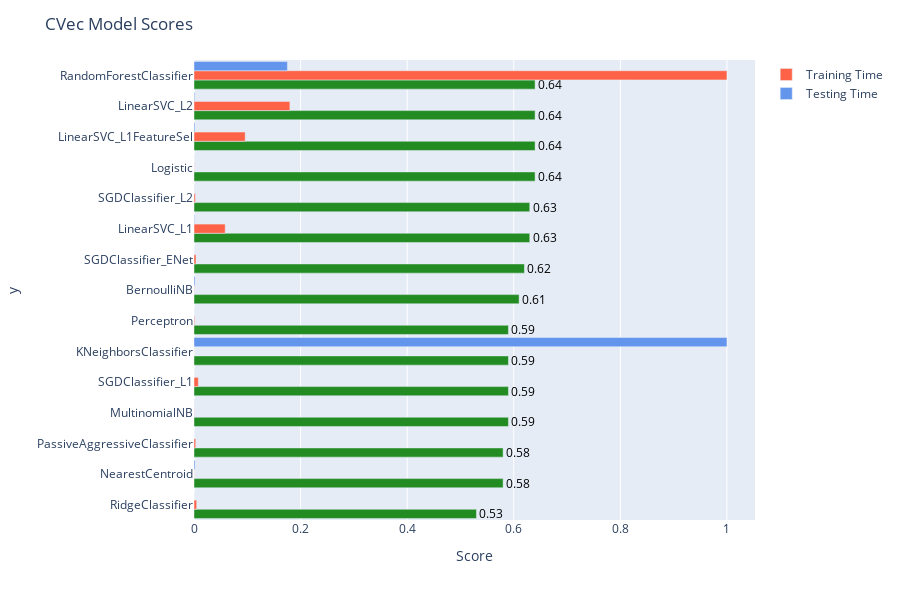

The notebook cell this image was saved under:
### Code cell
import plotly.express as px

fig = px.bar(df, y=models,
                x=df.Score,
                #name='Score',
                     orientation='h',
               color_discrete_sequence=['forestgreen']*len(df), 
             text='Score')

fig.add_trace(go.Bar(y=models,
                x=training,
                name='Training Time',
                     orientation='h',
                marker_color='tomato'
                     
                ))

fig.add_trace(go.Bar(y=models,
                x=testing,
                name='Testing Time',
                     orientation='h',
                marker_color='cornflowerblue'
                     
                ))
fig.update_layout(barmode='group')

#fig.update_traces(texttemplate='%{text:.2f}', textposition='outside')
fig.update_traces(textfont_color='black', textposition='outside')
fig.update_layout(height = 600,
    title='CVec Model Scores', uniformtext_minsize=10, uniformtext_mode='show', bargap=0.1)


fig.show()

### Figure 1 — Plotly figure (JSON) as saved in the notebook; plotly's stock layout.template omitted (floating-point values rounded to 4 significant figures)
{"data": [{"alignmentgroup": "True", "hovertemplate": "Score=%{text}<br>y=%{y}<extra></extra>", "legendgroup": "", "marker": {"color": "forestgreen"}, "name": "", "offsetgroup": "", "orientation": "h", "showlegend": false, "text": [0.53, 0.58, 0.58, 0.59, 0.59, 0.59, 0.59, 0.61, 0.62, 0.63, 0.63, 0.64, 0.64, 0.64, 0.64], "textfont": {"color": "black"}, "textposition": "outside", "type": "bar", "x": [0.53, 0.58, 0.58, 0.59, 0.59, 0.59, 0.59, 0.61, 0.62, 0.63, 0.63, 0.64, 0.64, 0.64, 0.64], "xaxis": "x", "y": ["RidgeClassifier", "NearestCentroid", "PassiveAggressiveClassifier", "MultinomialNB", "SGDClassifier_L1", "KNeighborsClassifier", "Perceptron", "BernoulliNB", "SGDClassifier_ENet", "LinearSVC_L1", "SGDClassifier_L2", "Logistic", "LinearSVC_L1FeatureSel", "LinearSVC_L2", "RandomForestClassifier"], "yaxis": "y"}, {"marker": {"color": "tomato"}, "name": "Training Time", "orientation": "h", "textfont": {"color": "black"}, "textposition": "outside", "type": "bar", "x": [0.004982, 0.0002524, 0.003184, 0.0004715, 0.008049, 0.0001371, 0.001284, 0.0004541, 0.003796, 0.05852, 0.002441, 0.0004395, 0.09609, 0.1799, 1], "y": ["RidgeClassifier", "NearestCentroid", "PassiveAggressiveClassifier", "MultinomialNB", "SGDClassifier_L1", "KNeighborsClassifier", "Perceptron", "BernoulliNB", "SGDClassifier_ENet", "LinearSVC_L1", "SGDClassifier_L2", "Logistic", "LinearSVC_L1FeatureSel", "LinearSVC_L2", "RandomForestClassifier"]}, {"marker": {"color": "cornflowerblue"}, "name": "Testing Time", "orientation": "h", "textfont": {"color": "black"}, "textposition": "outside", "type": "bar", "x": [0.0001191, 0.001953, 0.0001415, 0.0002365, 0.0001399, 1, 0.0002227, 0.001867, 0.0001907, 0.001057, 0.0002967, 0.0001033, 0.001705, 0.001377, 0.1752], "y": ["RidgeClassifier", "NearestCentroid", "PassiveAggressiveClassifier", "MultinomialNB", "SGDClassifier_L1", "KNeighborsClassifier", "Perceptron", "BernoulliNB", "SGDClassifier_ENet", "LinearSVC_L1", "SGDClassifier_L2", "Logistic", "LinearSVC_L1FeatureSel", "LinearSVC_L2", "RandomForestClassifier"]}], "layout": {"bargap": 0.1, "barmode": "group", "height": 600, "legend": {"tracegroupgap": 0}, "margin": {"t": 60}, "title": {"text": "CVec Model Scores"}, "uniformtext": {"minsize": 10, "mode": "show"}, "xaxis": {"anchor": "y", "domain": [0, 1], "title": {"text": "Score"}}, "yaxis": {"anchor": "x", "domain": [0, 1], "title": {"text": "y"}}}}
